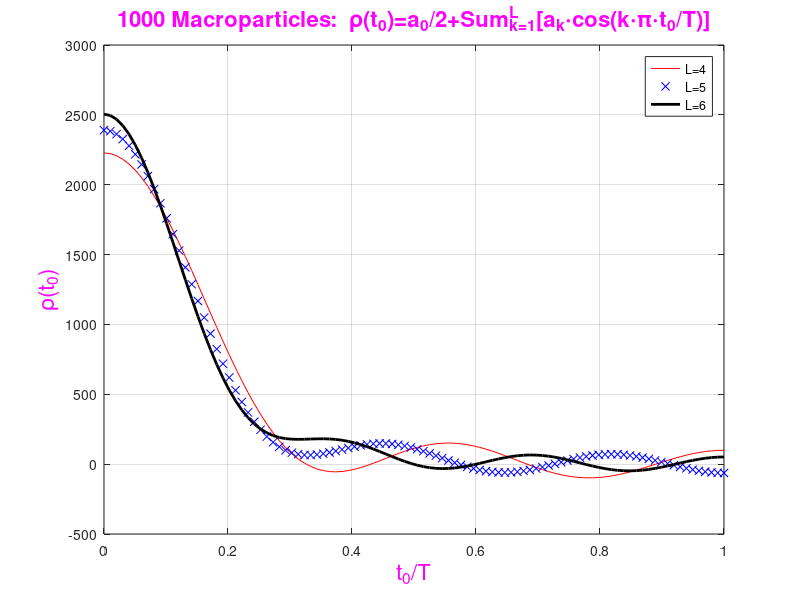
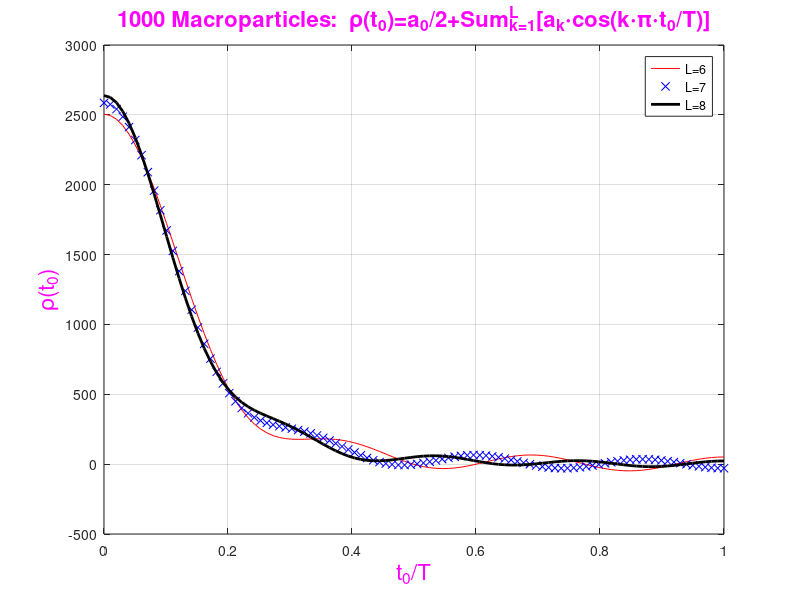
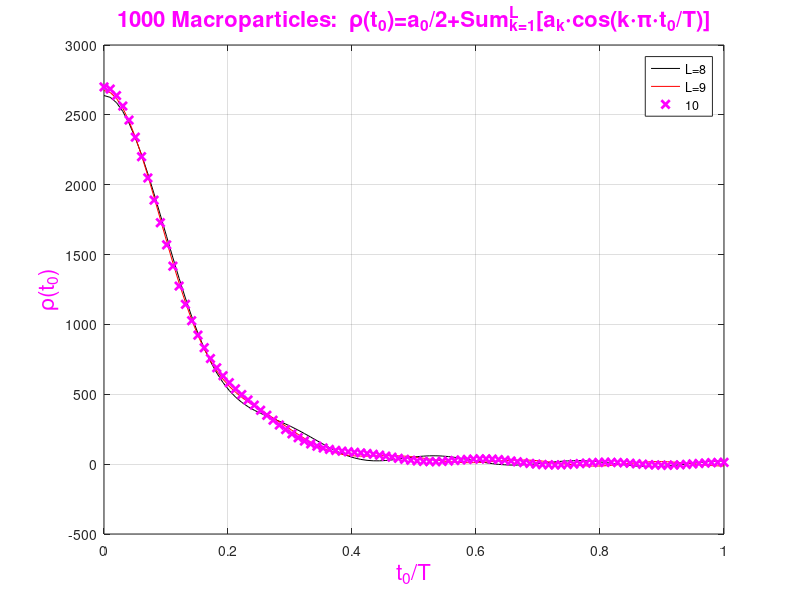

Write MATLAB code to recreate these figures, in order. (Note: this script raises an error after producing the figures.)
%%%%%%%%%%%%%%%%%%%%%%%%%%%%%%%%%%%%%%%%%%%%%%%%%%%%%%%%%%%%%%
%
% Garnett-Wrangler charge distribution (taking into account 
% different number of terms in expanding to series): 
%
%%%%%%%%%%%%%%%%%%%%%%%%%%%%%%%%%%%%%%%%%%%%%%%%%%%%%%%%%%%%%%

macroPart=1000;

rand1=zeros(macroPart,1);
rand2=zeros(macroPart,1);

x=zeros(macroPart,1);
y=zeros(macroPart,1);
z=zeros(macroPart,1);
to=zeros(macroPart,1);

for i=1:3
    rand1=rand(1,macroPart);
    rand2=rand(1,macroPart);
    if (i==1)
        for k=1:macroPart
            x(k)=sqrt(-2*log(rand1(k)))*cos(2*pi*rand2(k));
        end
    end
    if (i==2)
        for k=1:macroPart
            y(k)=sqrt(-2*log(rand1(k)))*cos(2*pi*rand2(k));
        end
    end
    if (i==3)
        for k=1:macroPart
            z(k)=sqrt(-2*log(rand1(k)))*cos(2*pi*rand2(k));
        end
    end
end

std(x)
std(y)
std(z)

t0=x.*x+y.*y+z.*z;
T=max(t0)

i=0;
for k=1:macroPart
    if (abs(t0(k)) > 1e-5)
        i=i+1;
        t0(i)=t0(k);
    end
end
Nmacro=i

a0=0;
a1=0;
a2=0;
a3=0;
a4=0;
a5=0;
a6=0;
a7=0;
a8=0;
a9=0;
a10=0;
a11=0;
a12=0;
a13=0;
a14=0;
a15=0;

for k=1:Nmacro
    a0=a0+1/sqrt(t0(k));
    a1=a1+cos(pi*t0(k)/T)/sqrt(t0(k));
    a2=a2+cos(2*pi*t0(k)/T)/sqrt(t0(k));
    a3=a3+cos(3*pi*t0(k)/T)/sqrt(t0(k));
    a4=a4+cos(4*pi*t0(k)/T)/sqrt(t0(k));
    a5=a5+cos(5*pi*t0(k)/T)/sqrt(t0(k));
    a6=a6+cos(6*pi*t0(k)/T)/sqrt(t0(k));
    a7=a7+cos(7*pi*t0(k)/T)/sqrt(t0(k));
    a8=a8+cos(8*pi*t0(k)/T)/sqrt(t0(k));
    a9=a9+cos(9*pi*t0(k)/T)/sqrt(t0(k));
    a10=a10+cos(10*pi*t0(k)/T)/sqrt(t0(k));
    a11=a11+cos(11*pi*t0(k)/T)/sqrt(t0(k));
    a12=a12+cos(12*pi*t0(k)/T)/sqrt(t0(k));
    a13=a13+cos(13*pi*t0(k)/T)/sqrt(t0(k));
    a14=a14+cos(14*pi*t0(k)/T)/sqrt(t0(k));
    a15=a15+cos(15*pi*t0(k)/T)/sqrt(t0(k));
end

a0
a1
a2
a3
a4
a5
a6
a7
a8
a9
a10
a11
a12
a13
a14
a15
    

totalT=T;
nT0=100;
iT0=zeros(nT0,1);
ro4=zeros(nT0,1);
ro5=zeros(nT0,1);
ro6=zeros(nT0,1);
ro7=zeros(nT0,1);
ro8=zeros(nT0,1);
ro9=zeros(nT0,1);
ro10=zeros(nT0,1);
ro11=zeros(nT0,1);
ro12=zeros(nT0,1);
ro13=zeros(nT0,1);
ro14=zeros(nT0,1);
ro15=zeros(nT0,1);

for i=1:nT0
    iT0(i)=totalT/(nT0-1)*(i-1);
    ro4(i)=a0/2+a1*cos(pi*iT0(i)/totalT)+a2*cos(2*pi*iT0(i)/totalT)+ ...
                a3*cos(3*pi*iT0(i)/totalT)+a4*cos(4*pi*iT0(i)/totalT); 
    ro5(i)=ro4(i)+a5*cos(5*pi*iT0(i)/T);
    ro6(i)=ro5(i)+a6*cos(6*pi*iT0(i)/T);
    ro7(i)=ro6(i)+a7*cos(7*pi*iT0(i)/T);
    ro8(i)=ro7(i)+a8*cos(8*pi*iT0(i)/T);
    ro9(i)=ro8(i)+a9*cos(9*pi*iT0(i)/T);
    ro10(i)=ro9(i)+a10*cos(10*pi*iT0(i)/T);
    ro11(i)=ro10(i)+a11*cos(11*pi*iT0(i)/T);
    ro12(i)=ro11(i)+a12*cos(12*pi*iT0(i)/T);
    ro13(i)=ro12(i)+a13*cos(13*pi*iT0(i)/T);
    ro14(i)=ro13(i)+a14*cos(14*pi*iT0(i)/T);
    ro15(i)=ro14(i)+a15*cos(15*pi*iT0(i)/T);
end


figure(10)
plot(iT0/T,ro4,'-r',iT0/T,ro5,'xb',iT0/T,ro6,'-k','LineWidth',2)
xlabel('t_0/T','Color','m','FontSize',16)
ylabel('\rho(t_0)','Color','m','FontSize',16)
title('1000 Macroparticles:  \rho(t_0)=a_0/2+Sum_{k=1}^L[a_k\cdotcos(k\cdot\pi\cdott_0/T)]','Color','m','FontSize',16)
legend('L=4','L=5','L=6')
grid on

figure(20)
plot(iT0/T,ro6,'-r',iT0/T,ro7,'xb',iT0/T,ro8,'-k','LineWidth',2)
xlabel('t_0/T','Color','m','FontSize',16)
ylabel('\rho(t_0)','Color','m','FontSize',16)
title('1000 Macroparticles:  \rho(t_0)=a_0/2+Sum_{k=1}^L[a_k\cdotcos(k\cdot\pi\cdott_0/T)]','Color','m','FontSize',16)
legend('L=6','L=7','L=8')
grid on

figure(30)
plot(iT0/T,ro8,'-k',iT0/T,ro9,'-r',iT0/T,ro10,'xm','LineWidth',2)
xlabel('t_0/T','Color','m','FontSize',16)
ylabel('\rho(t_0)','Color','m','FontSize',16)
title('1000 Macroparticles:  \rho(t_0)=a_0/2+Sum_{k=1}^L[a_k\cdotcos(k\cdot\pi\cdott_0/T)]','Color','m','FontSize',16)
legend('L=8','L=9','10')
grid on


%%%%%%%%%%%%%%%%%%%%%%%%%%%%%%%%%%%%%%%%%%%%%%%%%%%%%%%%%%%%%%%%%
%%%%%%%%
%%%%%%%%   Garnett-Wrangler approach to calculate space charge effect
%%%%%%%%   using Newton-Cotes quadrature:
%%%%%%%%
%%%%%%%%%%%%%%%%%%%%%%%%%%%%%%%%%%%%%%%%%%%%%%%%%%%%%%%%%%%%%%%%%

%
% Points (psi_i) and weigths (w_i) to integrate for interval from -1 to 1:
%
% To integrate for interval from 0 to 1 it is necessary to change points
% psi_i with points ksi_i=(1+psi_i)/2;
%
psi5=[-0.9061798 -0.5384093 0.0       0.5384093 0.9061798]';
w5  =[ 0.2369269  0.4786287 0.5688889 0.4786287 0.2369269]';
psi6=[-0.9324695 -0.6612094 -0.2386192 0.2386192 0.6612094 0.9324695]';
w6  =[ 0.1713245  0.3607616  0.4679139 0.4679139 0.3607616 0.1713245]';
psi7=[-0.9491079 -0.7415312 -0.4058452 0.0       0.4058452 0.7415312 0.9491079]';
w7  =[ 0.1294850  0.2797054  0.3818301 0.4179592 0.3818301 0.2797054 0.1294850]';
psi8=[-0.9602899 -0.7966665 -0.5255324 -0.1834346 0.1834346 0.5255324 0.7966665 0.9602899]';
w8  =[ 0.1012285  0.2223810  0.3137066  0.3626838 0.3626838 0.3137066 0.2223810 0.1012285]';
psi9=[-0.9681602 -0.8360311 -0.6133714 -0.3242534 0.0       0.3242534 0.6133714 0.8360311 0.9681602]';
w9  =[ 0.0812744  0.1806482  0.2606107  0.3123471 0.3302394 0.3123471 0.2606107 0.1806482 0.0812744]';
psi10=[-0.9739065 -0.8650634 -0.6794096 -0.4333954 -0.1488743 0.1488743 0.4333954 0.6794096 0.8650634 0.9739065]';
w10  =[ 0.0666713  0.1494513  0.2190864  0.2692602  0.2955242 0.2955242 0.2692602 0.2190864 0.1494513 0.0666713]';
psi11=[-0.9782287 -0.8870626 -0.7301520 -0.5190961 -0.2695432 0.0 ...
        0.2695432  0.5190961  0.7301520  0.8870626  0.9782287]';
w11  =[ 0.0556686  0.1255804  0.1862902  0.2551938  0.2628045 0.2729251 ...
        0.2628045  0.2331938  0.1862902  0.1255804  0.0556686]';
psi12=[-0.9815606 -0.9041173 -0.7699027 -0.5873180 -0.3678315 -0.1253334 ...
        0.1253334  0.3678315  0.5873180  0.7699027  0.9041173  0.9815606]';
w12  =[ 0.0471753  0.1069393  0.1600783  0.2031674  0.2334925  0.2491470 ...
        0.2491470  0.2334925  0.2031674  0.1600783  0.1069393  0.0471753]';
psi16=[-0.9894009 -0.9445750 -0.8656312 -0.7554044 -0.6178762 -0.4580168 -0.2816036 -0.0950125 ...
        0.0950125  0.2816036  0.4580168  0.6178762  0.7554044  0.8656312  0.9445750  0.9894009]';
w16  =[ 0.0271525  0.0622535  0.0951585  0.1246290  0.1495960  0.1691565  0.1826034  0.1894506 ...
        0.1894506  0.1826034  0.1691565  0.1495960  0.1246290  0.0951585  0.0622535  0.0271525]';

Rb=0.00287883;
Lb=0.493179;
r=0.0013119;
z=0.428186;

Rb2=Rb*Rb
Lb2=Lb*Lb

d=(Rb2*Lb)^(1/3)
d2=d*d

ksi5=zeros(5,1);
ksi6=zeros(6,1);
ksi7=zeros(7,1);
ksi8=zeros(8,1);
ksi9=zeros(9,1);
ksi10=zeros(10,1);
ksi11=zeros(11,1);
ksi12=zeros(12,1);
ksi16=zeros(16,1);

GaussIntR5=0;
GaussIntZ5=0;
for i=1:5
    ksi5(i)=.5*(psi5(i)+1);
    s=d2*(1/ksi5(i)-1);
    t=r*r/(Rb2+s)+z*z/(Lb2+s);
    display (['i=',int2str(i),' t=',num2str(t,'%12.6g')])
        if (t <= 5) 
           func=sqrt(ksi5(i)/((Lb2/d2-1)*ksi5(i)+1))/abs(((Rb2/d2-1)*ksi5(i)+1));
           GaussIntR5=GaussIntR5+.5*r*w5(i)*func/abs(((Rb2/d2-1)*ksi5(i)+1));
           GaussIntZ5=GaussIntZ5+.5*z*w5(i)*func/abs(((Lb2/d2-1)*ksi5(i)+1));
        else 
            display (['i=',int2str(i),' t=',num2str(t,'%12.6g')])
        end
end

GaussIntR6=0;
GaussIntZ6=0;
for i=1:6
    ksi6(i)=.5*(psi6(i)+1);
    s=d2*(1/ksi6(i)-1);
    t=r*r/(Rb2+s)+z*z/(Lb2+s);
    display (['i=',int2str(i),' t=',num2str(t,'%12.6g')])
        if (t <= 5) 
           func=sqrt(ksi6(i)/((Lb2/d2-1)*ksi6(i)+1))/abs(((Rb2/d2-1)*ksi6(i)+1));
           GaussIntR6=GaussIntR6+.5*r*w6(i)*func/abs(((Rb2/d2-1)*ksi6(i)+1));
           GaussIntZ6=GaussIntZ6+.5*z*w6(i)*func/abs(((Lb2/d2-1)*ksi6(i)+1));
        else 
            display (['i=',int2str(i),' t=',num2str(t,'%12.6g')])
        end
end

GaussIntR7=0;
GaussIntZ7=0;
for i=1:7
    ksi7(i)=.5*(psi7(i)+1);
    s=d2*(1/ksi7(i)-1);
    t=r*r/(Rb2+s)+z*z/(Lb2+s);
    display (['i=',int2str(i),' t=',num2str(t,'%12.6g')])
        if (t <= 5) 
           func=sqrt(ksi7(i)/((Lb2/d2-1)*ksi7(i)+1))/abs(((Rb2/d2-1)*ksi7(i)+1));
           GaussIntR7=GaussIntR7+.5*r*w7(i)*func/abs(((Rb2/d2-1)*ksi7(i)+1));
           GaussIntZ7=GaussIntZ7+.5*z*w7(i)*func/abs(((Lb2/d2-1)*ksi7(i)+1));
        else 
            display (['i=',int2str(i),' t=',num2str(t,'%12.6g')])
        end
end

GaussIntR8=0;
GaussIntZ8=0;
for i=1:8
    ksi8(i)=.5*(psi8(i)+1);
    s=d2*(1/ksi8(i)-1);
    t=r*r/(Rb2+s)+z*z/(Lb2+s);
    display (['i=',int2str(i),' t=',num2str(t,'%12.6g')])
        if (t <= 5) 
           func=sqrt(ksi8(i)/((Lb2/d2-1)*ksi8(i)+1))/abs(((Rb2/d2-1)*ksi8(i)+1));
           GaussIntR8=GaussIntR8+.5*r*w8(i)*func/abs(((Rb2/d2-1)*ksi8(i)+1));
           GaussIntZ8=GaussIntZ8+.5*z*w8(i)*func/abs(((Lb2/d2-1)*ksi8(i)+1));
        else 
            display (['i=',int2str(i),' t=',num2str(t,'%12.6g')])
        end
end

GaussIntR9=0;
GaussIntZ9=0;
for i=1:9
    ksi9(i)=.5*(psi9(i)+1);
    s=d2*(1/ksi9(i)-1);
    t=r*r/(Rb2+s)+z*z/(Lb2+s);
    display (['i=',int2str(i),' t=',num2str(t,'%12.6g')])
        if (t <= 5) 
           func=sqrt(ksi9(i)/((Lb2/d2-1)*ksi9(i)+1))/abs(((Rb2/d2-1)*ksi9(i)+1));
           GaussIntR9=GaussIntR9+.5*r*w9(i)*func/abs(((Rb2/d2-1)*ksi9(i)+1));
           GaussIntZ9=GaussIntZ9+.5*z*w9(i)*func/abs(((Lb2/d2-1)*ksi9(i)+1));
        else 
            display (['i=',int2str(i),' t=',num2str(t,'%12.6g')])
        end
end

GaussIntR10=0;
GaussIntZ10=0;
for i=1:10
    ksi10(i)=.5*(psi10(i)+1);
    s=d2*(1/ksi10(i)-1);
    t=r*r/(Rb2+s)+z*z/(Lb2+s);
    display (['i=',int2str(i),' t=',num2str(t,'%12.6g')])
        if (t <= 5) 
           func=sqrt(ksi10(i)/((Lb2/d2-1)*ksi10(i)+1))/abs(((Rb2/d2-1)*ksi10(i)+1));
           GaussIntR10=GaussIntR10+.5*r*w10(i)*func/abs(((Rb2/d2-1)*ksi10(i)+1));
           GaussIntZ10=GaussIntZ10+.5*z*w10(i)*func/abs(((Lb2/d2-1)*ksi10(i)+1));
        else 
            display (['i=',int2str(i),' t=',num2str(t,'%12.6g')])
        end
end

GaussIntR11=0;
GaussIntZ11=0;
for i=1:11
    ksi11(i)=.5*(psi11(i)+1);
    s=d2*(1/ksi11(i)-1);
    t=r*r/(Rb2+s)+z*z/(Lb2+s);
    display (['i=',int2str(i),' t=',num2str(t,'%12.6g')])
        if (t <= 5) 
           func=sqrt(ksi11(i)/((Lb2/d2-1)*ksi11(i)+1))/abs(((Rb2/d2-1)*ksi11(i)+1));
           GaussIntR11=GaussIntR11+.5*r*w11(i)*func/abs(((Rb2/d2-1)*ksi11(i)+1));
           GaussIntZ11=GaussIntZ11+.5*z*w11(i)*func/abs(((Lb2/d2-1)*ksi11(i)+1));
        else 
            display (['i=',int2str(i),' t=',num2str(t,'%12.6g')])
        end
end

GaussIntR12=0;
GaussIntZ12=0;
for i=1:12
    ksi12(i)=.5*(psi12(i)+1);
    s=d2*(1/ksi12(i)-1);
    t=r*r/(Rb2+s)+z*z/(Lb2+s);
    display (['i=',int2str(i),' t=',num2str(t,'%12.6g')])
        if (t <= 5) 
           func=sqrt(ksi12(i)/((Lb2/d2-1)*ksi12(i)+1))/abs(((Rb2/d2-1)*ksi12(i)+1));
           GaussIntR12=GaussIntR12+.5*r*w12(i)*func/abs(((Rb2/d2-1)*ksi12(i)+1));
           GaussIntZ12=GaussIntZ12+.5*z*w12(i)*func/abs(((Lb2/d2-1)*ksi12(i)+1));
        else 
            display (['i=',int2str(i),' t=',num2str(t,'%12.6g')])
        end
end

GaussIntR16=0;
GaussIntZ16=0;
for i=1:16
    ksi16(i)=.5*(psi16(i)+1);
    s=d2*(1/ksi16(i)-1);
    t=r*r/(Rb2+s)+z*z/(Lb2+s);
    display (['i=',int2str(i),' t=',num2str(t,'%12.6g')])
        if (t <= 5) 
           func=sqrt(ksi16(i)/((Lb2/d2-1)*ksi16(i)+1))/abs(((Rb2/d2-1)*ksi16(i)+1));
           GaussIntR16=GaussIntR16+.5*r*w16(i)*func/abs(((Rb2/d2-1)*ksi16(i)+1));
           GaussIntZ16=GaussIntZ16+.5*z*w16(i)*func/abs(((Lb2/d2-1)*ksi16(i)+1));
        else 
            display (['i=',int2str(i),' t=',num2str(t,'%12.6g')])
        end
end

GaussIntRmatlab=quadgk(@myfunFr,0,1)
LobattoIntRmatlab=quadl(@myfunFr,0,1)

GaussIntZmatlab=quadgk(@myfunFz,0,1)
LobattoIntZmatlab=quadl(@myfunFz,0,1)

%
% Where:
%
%--------------------------------------
% function Fz = myfunFz(x)
%     Rb=0.00287883;
%     Lb=0.493179;
%     r=0.0013119;
%     z=0.428186;
% 
%     Rb2=Rb*Rb;
%     Lb2=Lb*Lb;
% 
%    d=(Rb2*Lb)^(1/3);
%    d2=d*d;
% 
%     s=d2*(1./x-1);
%     t=r.*r./(Rb2+s)+z.*z./(Lb2+s);
%     if (t <= 5) 
% 	    func=sqrt(x);
% 		pX=1./sqrt((Rb2/d2-1)*x+1);
% 	    pY=pX;
% 		pZ=1./sqrt((Lb2/d2-1)*x+1);
% 		func=pX.*pY.*pZ.*func;
% 		Fz=z.*pZ.*pZ.*func;
%     end
% 
% end
%---------------------------------
% function Fr = myfunFr(x)
%     Rb=0.00287883;
%     Lb=0.493179;
%     r=0.0013119;
%     z=0.428186;

%     Rb2=Rb*Rb;
%     Lb2=Lb*Lb;
% 
%    d=(Rb2*Lb)^(1/3);
%    d2=d*d;
% 
%     s=d2*(1./x-1);
%     t=r.*r./(Rb2+s)+z.*z./(Lb2+s);
%     if (t <= 5) 
% 	    func=sqrt(x);
% 		pX=1./sqrt((Rb2/d2-1)*x+1);
% 	    pY=pX;
% 		pZ=1./sqrt((Lb2/d2-1)*x+1);
% 		func=pX.*pY.*pZ.*func;
% 		Fr=r.*pX.*pX.*func;
%     end
% 
% end
% 


GaussInt=zeros(9,2);
GaussInt(1,1)=GaussIntR5;
GaussInt(2,1)=GaussIntR6;
GaussInt(3,1)=GaussIntR7;
GaussInt(4,1)=GaussIntR8;
GaussInt(5,1)=GaussIntR9;
GaussInt(6,1)=GaussIntR10;
GaussInt(7,1)=GaussIntR11;
GaussInt(8,1)=GaussIntR12;
GaussInt(9,1)=GaussIntR16;

GaussInt(1,2)=GaussIntZ5;
GaussInt(2,2)=GaussIntZ6;
GaussInt(3,2)=GaussIntZ7;
GaussInt(4,2)=GaussIntZ8;
GaussInt(5,2)=GaussIntZ9;
GaussInt(6,2)=GaussIntZ10;
GaussInt(7,2)=GaussIntZ11;
GaussInt(8,2)=GaussIntZ12;
GaussInt(9,2)=GaussIntZ16;

GaussIntMatlab=zeros(2,2);
GaussIntMatlab(1,1)=GaussIntRmatlab;
GaussIntMatlab(2,1)=GaussIntRmatlab;

GaussIntMatlab(1,2)=GaussIntZmatlab;
GaussIntMatlab(2,2)=GaussIntZmatlab;

pointsNC=[5 6 7 8 9 10 11 12 16]';
pointsGK=[5 16]';

figure (100)
plot(pointsNC,GaussInt(:,1),'-xr',pointsGK,GaussIntMatlab(:,1),'-xb','LineWidth',2)
grid on
xlabel('Points','Fontsize',16,'Color','m')
ylabel('Calculated Integral','Fontsize',16,'Color','m')
title('Numerical Integration over r-Coordinate','Fontsize',16,'Color','m')
legend('Newton-Cotes (NC) Quadrature','Matlab: Gauss-Kronrod (GK) Quadrature','Location','s')
xlim([5,16])

figure (110)
plot(pointsNC,GaussInt(:,2),'-xr',pointsGK,GaussIntMatlab(:,2),'-xb','LineWidth',2)
grid on
xlabel('Points','Fontsize',16,'Color','m')
ylabel('Calculated Integral','Fontsize',16,'Color','m')
title('Numerical Integration over z-Coordinate','Fontsize',16,'Color','m')
legend('Newton-Cotes (NC) Quadrature','Matlab: Gauss-Kronrod (GK) Quadrature','Location','s')
xlim([5,16])

relDev=zeros(9,2);
for i=1:9
    relDev(i,1)=100*(1-GaussInt(i,1)/GaussIntRmatlab);
    relDev(i,2)=100*(1-GaussInt(i,2)/GaussIntZmatlab);
end

figure (120)
plot(pointsNC,relDev(:,1),'-xr',pointsNC,relDev(:,2),'-xb','LineWidth',2)
grid on
xlabel('Points','Fontsize',16,'Color','m')
ylabel('Relative Deviation: (1-NC/GK), %','Fontsize',16,'Color','m')
title('Numerical Integration:  Newton-Cotes (NC) Quadrature','Fontsize',16,'Color','m')
legend('Integration over r-Coordinate','Integration over z-Coordinate','Location','ne')
xlim([5,16])

%%%%%%%%%%%%%%%%%%%%%%%%%%%%%%%%%%%%%%%%%%%%%%%%%%%%%%%%%%
%
% Checking a new formulas for SCE:
%
%%%%%%%%%%%%%%%%%%%%%%%%%%%%%%%%%%%%%%%%%%%%%%%%%%%%%%%%%%

Rb=0.00287883;
Lb=0.493179;
r=0.0013119;
z=0.428186;

d=(Rb*Rb*Lb)^(1/3)
d2=d*d

Rb2=2*Rb*Rb/d2
Lb2=2*Lb*Lb/d2

r2=r*r
z2=z*z

ksi12=zeros(12,1);

GaussIntRnew12=0;
GaussIntZnew12=0;
for i=1:12
    ksi12(i)=.5*(psi12(i)+1);
    Fr=1/((1-Rb2)*ksi12(i)+Rb2);
    Fz=1/((1-Lb2)*ksi12(i)+Lb2);
    argExp=(1-ksi12(i))*(r2*Fr+z2*Fz)/d2;
    display (['i=',int2str(i),' argExp=',num2str(argExp,'%12.6g')])
    func=sqrt((1-ksi12(i))*Fz)*exp(-argExp)*Fr;
    GaussIntRnew12=GaussIntRnew12+.5*r*w12(i)*func*Fr;
    GaussIntZnew12=GaussIntZnew12+.5*z*w12(i)*func*Fz;
end

ksi16=zeros(16,1);

GaussIntRnew16=0;
GaussIntZnew16=0;
for i=1:16
    ksi16(i)=.5*(psi16(i)+1);
    Fr=1/((1-Rb2)*ksi16(i)+Rb2);
    Fz=1/((1-Lb2)*ksi16(i)+Lb2);
    argExp=(1-ksi16(i))*(r2*Fr+z2*Fz)/d2;
    display (['i=',int2str(i),' argExp=',num2str(argExp,'%12.6g')])
    func=sqrt((1-ksi16(i))*Fz)*exp(-argExp)*Fr;
    GaussIntRnew16=GaussIntRnew16+.5*r*w16(i)*func*Fr;
    GaussIntZnew16=GaussIntZnew16+.5*z*w16(i)*func*Fz;
end

GaussIntRmatlabNew=quadgk(@myfunFrNew,0,1)
LobattoIntRmatlabNew=quadl(@myfunFrNew,0,1)
GaussIntR12
GaussIntRnew12
GaussIntR16
GaussIntRnew16

GaussIntZmatlabNew=quadgk(@myfunFzNew,0,1)
LobattoIntZmatlabNew=quadl(@myfunFzNew,0,1)
GaussIntZ12
GaussIntZnew16
GaussIntZ12
GaussIntZnew16



GaussIntRmatlabBou=quadgk(@myfunFbou,0,1)
LobattoIntRmatlabBou=quadl(@myfunFbou,0,1)

%------------------------------------------------------
%
%  Comparison ASTRA and Hellweg2D (Lapostolle approach):
%
%------------------------------------------------------

Ibeam=[10 100 1000 10000]';           % mA
rRMS_astra=[4.8 15.7 50.7 144.2]';    % cm
rRMS_hellweg1=[1.3 5.6 22.5 80.0]';   % cm; original E-fields
rRMS_hellweg2=[2.1 8.7 33.5 112]';    % cm; Factors "2" for Er and Ez are taken into account
rRMS_hellweg3=[2.1 9.0 38.1 135.0]';    % cm; Factor "-2" for Ez is taken into account
rRMS_hellweg4=[2.2 9.6 40.2 144.0]';    % cm; without factor 1/gamma^2 for Er


figure (200)
semilogx(.001*Ibeam,rRMS_astra,'-xr',.001*Ibeam,rRMS_hellweg1,'-xb','LineWidth',2)
grid on
xlabel('I_{beam}, A','Fontsize',16,'Color','m')
ylabel('RMS Beam Size (Transversal), cm','Fontsize',16,'Color','m')
title('Space Charge Effect: Drift Gap (L=2.5 m)','Fontsize',16,'Color','m')
legend('ASTRA','Hellweg2D','Location','nw')
text(0.12,135,'Initial r_{RMS}=2.8 mm','FontSize',16,'Color','m')

figure (210)
semilogx(.001*Ibeam,rRMS_astra./rRMS_hellweg1,'-xr','LineWidth',2)
grid on
xlabel('I_{beam}, A','Fontsize',16,'Color','m')
ylabel('SCE for RMS Beam Size: "ASTRA"/"Hellweg2D"','Fontsize',16,'Color','m')
title('Space Charge Effect (SCE): Drift Gap (L=2.5 m)','Fontsize',16,'Color','m')
ylim([1.5,4.0])

figure (220)
semilogx(.001*Ibeam,rRMS_astra./rRMS_hellweg1,'-xk',.001*Ibeam,rRMS_astra./rRMS_hellweg2,'-xr', ...
        .001*Ibeam,rRMS_astra./rRMS_hellweg3,'-xb',.001*Ibeam,rRMS_astra./rRMS_hellweg4,'-xm','LineWidth',2)
grid on
xlabel('I_{beam}, A','Fontsize',16,'Color','m')
ylabel('SCE for RMS Beam Size: "ASTRA"/"Hellweg2D"','Fontsize',16,'Color','m')
title('Space Charge Effect (SCE): Drift Gap (L=2.5 m)','Fontsize',16,'Color','m')
legend('Original Hellweg2D','+ Factor "2" for E_r,E_z','+ Factor "-2" for E_z','+ Factor "gamma^2" for E_r','Location','ne')




%
% for i=1:5
%     display(['   ',num2str(psi5(i),'%9.7f'),'   ',num2str(w5(i),'%9.7f')])
% end
% display('  ')
% display('  ')
% display('  ')
% for i=1:6
%     display(['   ',num2str(psi6(i),'%9.7f'),'   ',num2str(w6(i),'%9.7f')])
% end
% display('  ')
% display('  ')
% display('  ')
% for i=1:7
%     display(['   ',num2str(psi7(i),'%9.7f'),'   ',num2str(w7(i),'%9.7f')])
% end
% display('  ')
% display('  ')
% display('  ')
% for i=1:8
%     display(['   ',num2str(psi8(i),'%9.7f'),'   ',num2str(w8(i),'%9.7f')])
% end
% display('  ')
% display('  ')
% display('  ')
% for i=1:9
%     display(['   ',num2str(psi9(i),'%9.7f'),'   ',num2str(w9(i),'%9.7f')])
% end
% display('  ')
% display('  ')
% display('  ')
% for i=1:10
%     display(['   ',num2str(psi10(i),'%9.7f'),'   ',num2str(w10(i),'%9.7f')])
% end
% display('  ')
% display('  ')
% display('  ')
% for i=1:11
%     display(['   ',num2str(psi11(i),'%9.7f'),'   ',num2str(w11(i),'%9.7f')])
% end
% display('  ')
% display('  ')
% display('  ')
f% or i=1:12
%     display(['   ',num2str(psi12(i),'%9.7f'),'   ',num2str(w12(i),'%9.7f')])
% end
% display('  ')
% display('  ')
% display('  ')
% for i=1:16
%     display(['   ',num2str(psi16(i),'%9.7f'),'   ',num2str(w16(i),'%9.7f')])
% end



















